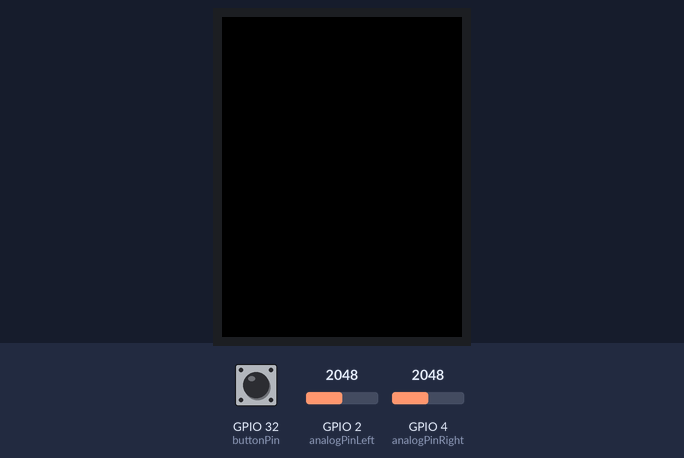
Recording of a sketch running on a simulated ESP32. Parts: 320×240 colour display. The test bench sets the inputs (shaded band); at power-on: GPIO 2 (analogPinLeft) = 2048, GPIO 4 (analogPinRight) = 2048, GPIO 32 (buttonPin) HIGH. Storage starts empty; what the sketch prints to the serial monitor is not drawn.

Above: at 4.5 s.
4.6 s: GPIO 2 (analogPinLeft) set to 2150
At 5.0 s:
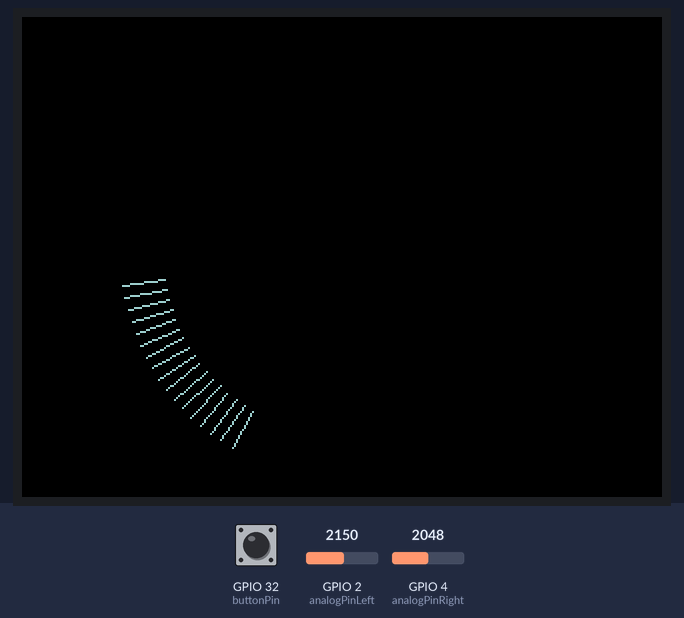
6.1 s: GPIO 4 (analogPinRight) set to 2187
At 7.3 s:
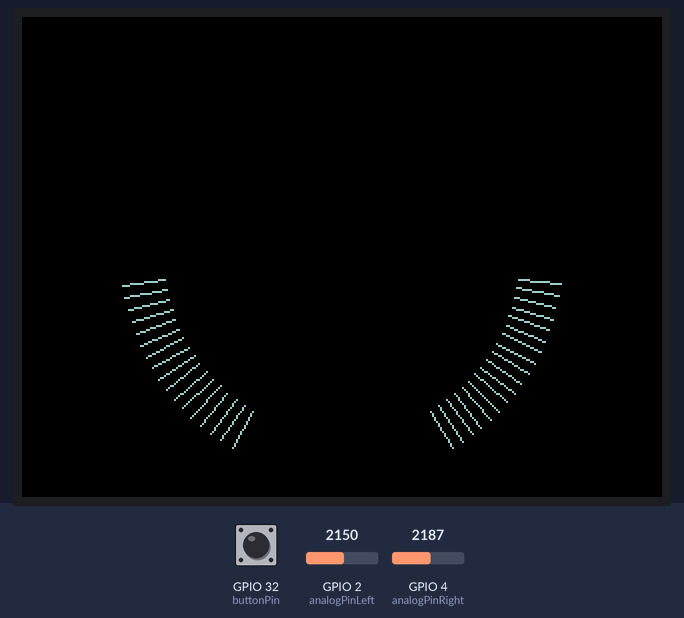
7.6 s: GPIO 4 (analogPinRight) set to 2302
9.1 s: GPIO 32 (buttonPin) pulled LOW for 0.15 s
At 10.4 s:
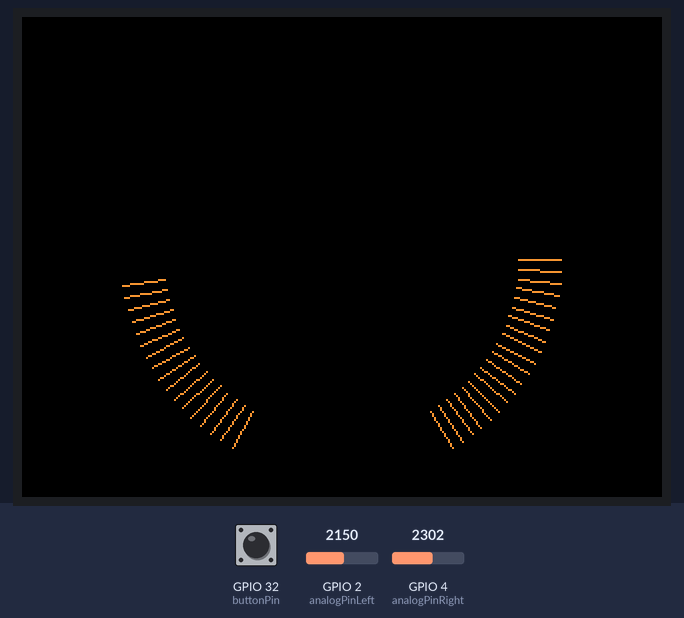
10.7 s: GPIO 2 (analogPinLeft) set to 2262
12.2 s: GPIO 2 (analogPinLeft) set to 2389
At 12.9 s:
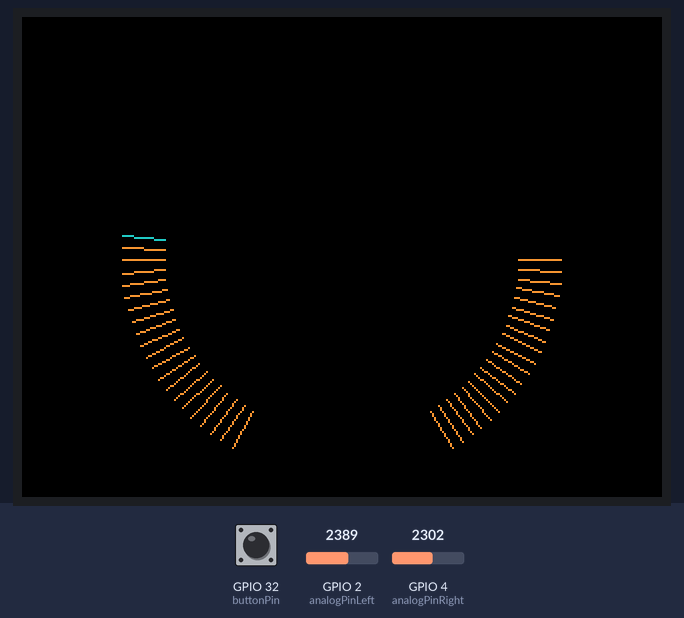
Timing chart, 0 to 14.7 s (numbered marks = the images above; inputs shaded):
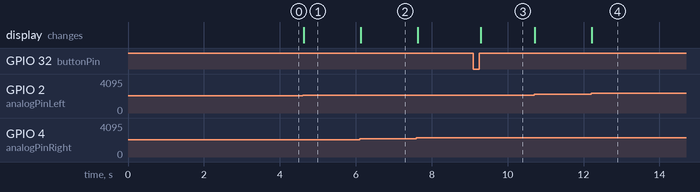

The sketch:

ESP32Vu.ino
```cpp
/*
@Leo Bros Studios
@Alexis Alexopoulos & Tarso Calixto
Code to measure audio analog input and convert to digital values.
Based on ESP32
Using 2 Resistors to create a voltage divider and capturing the entire waveform. Bias point at 1.65V
Reference voltage is 3.3V
Inspired by Thijs de Bont https://fittingmedia.wordpress.com/2013/12/18/arduino-vu-meter/
Adafruit example https://learn.adafruit.com/adafruit-microphone-amplifier-breakout/measuring-sound-levels */

#include "SPI.h"
#include "math.h"
#include "SdFat.h"
#include "Adafruit_GFX.h"
#include "Adafruit_ILI9341.h"

// For the Adafruit screen, these are the pin outlets for Hardware SPI (FAST).
#define TFT_CS     22 //22
#define TFT_DC     21 //21
#define TFT_RST    14 //17

// Define SD card CS pin
#define SD_CS      5     // External SD card reader Chip Select

// Create an instance of the ILI9341 library
Adafruit_ILI9341 tft = Adafruit_ILI9341(TFT_CS, TFT_DC, TFT_RST);

// Define SD
SdFat SD;

//analog input pins
int analogPinLeft = 2;
int analogPinRight = 4;

//Button definitions. Vars will not change
const int buttonPin = 32;     // the number of the pushbutton pin. Const, will not change

//Button definitions. Vars will change
// Variables will change:
volatile int buttonPushCounter = 0;   // counter for the number of button presses
volatile bool changed = false;        //boolean for color switch in loop

//Vars for position of drawing
int xPos = 160;                    //XPos of the needle start
int yPos = 120;                    //YPos of the needle start
int radius = 105;                  //size of the circle
int needlePercent = 105;           // Percentage of the circle for drawing lines. If value == radius then lines will drawn until end of circle
int vuLines = 30;                  //Ammount of lines to draw
int vuLinesVariance = 20;          //Value of hig big to draw lines. Circle end - vulinesvariance. Higer value is longer lines

//Define vars for Left channel
int audioPeakLeft;                 //holds the highest audio peak value for the Left channel
int audioLevelLeft;                //value of analogread for the Left channel, remapped between 0-4095
int vuLevelLeft;                   //logarithmic sum used to draw peak values Left channel
int previousVuLevelLeft;           //Used to calculate falltime Left channel
int LastvuLevelLeft;               //Used to save last value left channel

//Define vars for Right channel
int audioPeakRight;                //holds the highest audio peak value for the Right channel
int audioLevelRight;               //value of analogread for the Right channel, remapped between 0-4095
int vuLevelRight;                  //logarithmic sum used to draw peak values Right channel
int previousVuLevelRight;          //Used to calculate falltime Right channel
int LastvuLevelRight;              //Used to save last value right channel

//Vars for VU scale
int maxVuScaleValue = 58;          //Log bas 10 calculation maximum. value of 58
int minVuScaleValue = 0;           //Scale start at 0

//Part for timings
int vuSmoothDelay = 30;            //ms to measure the peak
long vuSmoothTimer;                //Time between Milis and vuSmoothDelay
long previousVuSmoothTimer;        //New value of Milis after the Milis loop has run
int falltimeLeft = 15;             //fall time threshold
int falltimeRight = 15;            //fall time threshold
int redline = 20;

//Define start and end radian
float gs_radLeft=3.665;            //start radian 210 degrees for left channel
float ge_radLeft=5.325;            //end radian 300 degrees for left channel
float gs_radRight=2.617;           //start radian 150 degrees for right channel
float ge_radRight=1.047;           //end radian 60 degrees for right channel

//Voltage divider
int minADC = 1900;                 //ingore readings above 1900 and belove 2150 (noise)
int maxADC = 2150;                 //ingore readings above 1900 and belove 2150 (noise)

//Default values
int valLeft = 0;                   //analogRead left channel
int valRight = 0;                  //analogRead right channel
int ValLeftMax = 0;                //used for diagnostics
int ValLeftMin = 4096;             //used for diagnostics
int ValRightMax = 0;               //used for diagnostics
int ValRightMin = 4096;            //used for diagnostics

//Debounce Interrupt
long debouncing_time = 200;         //Debouncing Time in Milliseconds for butten
volatile unsigned long last_micros; //Dbouncing time for buttong

//Color definitions
#define BLACK    0x0000
#define BLUE     0x001F
#define RED      0xF800
#define GREEN    0x07E0
#define CYAN     0x07FF
#define MAGENTA  0xF81F
#define YELLOW   0xFFE0
#define WHITE    0xFFFF
#define LIGHTBLUE 0x9E79
#define LIGHTRED 0xD801
#define LIGHTORANGE 0xF4A6
#define TEAL 0x2658

//TFT buffer pixel
#define BUFFPIXEL 20

//Diagnostics
//#define debug

void setup(){
  Serial.begin(115200);
  Serial.println();
  tft.begin();                    //Init TFT screen
  tft.setRotation(3);
  delay(100);

// Initialize the SD card reader
if (!SD.begin(SD_CS, SD_SCK_MHZ(25))) {
  tft.fillScreen(ILI9341_BLACK);  //Set background to black
  tft.setTextColor(RED, BLACK);
  tft.setCursor(110, 120);
  tft.setTextSize(2);
  tft.print("SD FAILED");
  Serial.println("SD card initialization failed!");
  //while (true);  // Halt the program if SD card initialization fails
}
else{
  //show boot image
  bootImg();
}


//define pinmode
pinMode(analogPinLeft, INPUT);
pinMode(analogPinRight, INPUT);
//Interrupt////////////////////////////////////////////////////////////////
pinMode(buttonPin, INPUT_PULLUP);
attachInterrupt(digitalPinToInterrupt(buttonPin),changeColor,RISING);
delay(100);
///////////////////////////////////////////////////////////////////////////////
}

void loop(){
//part to run if interrupt is triggered
  if (changed){
      changed = false;
      buttonPushCounter++;
      buttonPushCounter = buttonPushCounter % 2;
  //Reset values
      audioPeakLeft = 0;                    //Reset audio peak meter
      audioPeakRight = 0;                   //Reset audio peak meter
      previousVuSmoothTimer = millis();     //Reset smoothing timer
      if (buttonPushCounter == 0){
        displayBMP("VU_Blue.bmp");
      }
      if (buttonPushCounter == 1){
        displayBMP("VU_Amber.bmp");
      }
  }
//part for the VU meter readings and drawing on the screen
  else{
    valLeft = analogRead(analogPinLeft);
    valRight = analogRead(analogPinRight);
    GetAudioPeakLeft(valLeft);                //captures audiopeak value for Left channel
    GetAudioPeakRight(valRight);              //captures audiopeak value for Right channel

    #ifdef debug
    //Start Diagnostic - Store lowest and highest value Left #################################
    if (valLeft > ValLeftMax)
    {
      ValLeftMax = valLeft;
      tft.setTextColor(ILI9341_BLACK, ILI9341_WHITE);
      //screen.setFont(u8g2_font_profont11_mf); //7 pixels
      tft.setCursor(100, 100);
      tft.setTextSize(2);
      tft.print(ValLeftMax);          //audiopeak log10 *62
    }

    if (valLeft < ValLeftMin)
    {
      ValLeftMin = valLeft;
      tft.setTextColor(ILI9341_BLACK, ILI9341_WHITE);
      //screen.setFont(u8g2_font_profont11_mf); //7 pixels
      tft.setCursor(100, 150);
      tft.setTextSize(2);
      tft.print(ValLeftMin);          //audiopeak log10 *62
    }

    //Store lowest and highest value Right
    if (valRight > ValRightMax)
    {
      ValRightMax = valRight;
      tft.setTextColor(ILI9341_BLACK, ILI9341_WHITE);
      //screen.setFont(u8g2_font_profont11_mf); //7 pixels
      tft.setCursor(200, 100);
      tft.setTextSize(2);
      tft.print(ValRightMax);          //audiopeak log10 *62
    }


    if (valRight < ValRightMin)
    {
      ValRightMin = valRight;
      tft.setTextColor(ILI9341_BLACK, ILI9341_WHITE);
      //screen.setFont(u8g2_font_profont11_mf); //7 pixels
      tft.setCursor(200, 150);
      tft.setTextSize(2);
      tft.print(ValRightMin);          //audiopeak log10 *62
    }
    //End Diagnostics ############################################################
#endif

    //Milis funtion for saving highest audiopeak in var ms. millis is current time ,previousVuSmoothTimer is the last time when the script block ran.
      //Part for the left channel
      vuSmoothTimer = millis() - previousVuSmoothTimer; //Check if the detection time has passed.
      if(vuSmoothTimer > vuSmoothDelay ) { //if the ms var exceeded
        vuLevelLeft = (log10(audioPeakLeft)*16); //Convert the audioPeak to logarithmic and set the VU scale for the Left channel. log10x2048 = ~ 3.3
        if (vuLevelLeft < previousVuLevelLeft ) {
          vuLevelLeft = previousVuLevelLeft - falltimeLeft;    //falltime for natural needle fall
          if (vuLevelLeft < 0){
            vuLevelLeft = 0;
          }
        }
    //Part for the right channel
        vuLevelRight = (log10(audioPeakRight)*16); //Convert the audioPeak to logarithmic and set the VU scale for the right channel. log10x2048 = ~ 3.3
        if (vuLevelRight < previousVuLevelRight ) {
          vuLevelRight = previousVuLevelRight - falltimeRight;    //falltime for natural needle fall
          if (vuLevelRight < 0){
            vuLevelRight = 0;
          }
        }
    //Writing values to the screen
    //Left channel
        DrawPartialgauge(xPos,yPos,radius,needlePercent,vuLevelLeft,minVuScaleValue,maxVuScaleValue,gs_radLeft,ge_radLeft,vuLinesVariance,vuLines);
        LastvuLevelLeft = vuLevelLeft;

    //Right channel
        DrawPartialgauge(xPos,yPos,radius,needlePercent,vuLevelRight,minVuScaleValue,maxVuScaleValue,gs_radRight,ge_radRight,vuLinesVariance,vuLines);
        LastvuLevelRight = vuLevelRight;

    //Reset values
        previousVuLevelLeft = vuLevelLeft;        //set new vuLevel for Left channel
        previousVuLevelRight = vuLevelRight;        //set new vuLevel for Left channel
        audioPeakLeft = 0;                     //Reset audio peak meter after threshold ms have past
        audioPeakRight = 0;                     //Reset audio peak meter after threshold ms have past
        previousVuSmoothTimer = millis(); //Reset smoothing timer. Set to current time for calculation
      }
  }
}

//Function to measure input on Analog port
void GetAudioPeakLeft(int channel){
    audioLevelLeft = channel; //Read audio input
  //Part to map values. mapped 0 should not be in the first and last if. in this case zero is between 2000 and 3000
  if(audioLevelLeft < minADC){ //Audio is biased on 1.65 volts (half Vcc) by voltage divider. with no input analogread value ~ 2048
      audioLevelLeft = map(audioLevelLeft,0,2048,2048,0); //Convert downgoing signal to positive values.
  }
  //Convert upgoing signal to the same range as the downgoing signal.
  else if(audioLevelLeft >= maxADC && audioLevelLeft <= 4095){
    audioLevelLeft = map(audioLevelLeft,2048,4095,0,2048);
  }
  //Overload protection
  else if (audioLevelLeft > 4095){
    audioLevelLeft = 4095;
  }
  else { //for detection the highest value within the detection time.
    audioLevelLeft = 0;
  }
  if(audioLevelLeft > audioPeakLeft) {
    audioPeakLeft = audioLevelLeft; //Save the highest measured value to variable
  }
}

//Function to measure input on Analog port
void GetAudioPeakRight(int channel){
    audioLevelRight = channel; //Read audio input
  //Part to map values. mapped 0 should not be in the first and last if. in this case zero is between 2000 and 3000
  if(audioLevelRight < minADC) { //Audio is biased on 1.65 volts (half Vcc) by voltage divider. with no input analogread value ~ 2048
    audioLevelRight = map(audioLevelRight,0,2048,2048,0); //Convert downgoing signal to positive values.
  }
  else if(audioLevelRight >= maxADC && audioLevelRight <= 4095){ //Convert upgoing signal to the same range as the downgoing signal.
    audioLevelRight = map(audioLevelRight,2048,4095,0,2048);
  }
  //Overload protection
  else if (audioLevelRight > 4095){
    audioLevelRight = 4095;
  }
  else { //for detection the highest value within the detection time.
    audioLevelRight = 0;
  }
  if(audioLevelRight > audioPeakRight) {
    audioPeakRight = audioLevelRight; //Save the highest measured value to variable
  }
}

/*Function DrawPartialgauge
1 = byte X center position
2 = byte Y center position
3 = byte radius of the gauge
4 = byte needle percentage
5 = int v is the input value
6 = int minimum value
7 = int maximum value
8 = float start radinats
9 = float end radinats
10 = variance for the ring size, lengt of lines
11 = int lines for the ammount of lines (for lines/value calculation)
*/
void DrawPartialgauge(int x, int y, int r, int p, int v, int minVal, int maxVal, float s_rad, float e_rad, int variance, int lines) {
  int units = (maxVal - minVal);
  int rv;
  float factor =  ((float)(lines) / (units));
  float value = (factor * (v));
  float maxValue = (factor * (maxVal));
  float minValue = (factor * (minVal));
  int startx;
  int starty;
  int endx;
  int endy;
  int startxClear;
  int startyClear;
  int endxClear;
  int endyClear;
//Draw until red line
    for (int a= 0; a < maxVuScaleValue; a++) {
    //do the math
      rv = r-variance;
      int * array1 = calculateRing(x,y,rv,p,a,minValue,maxValue,s_rad,e_rad);
      startx = array1[0];
      starty = array1[1];
      rv = r;
      int * array2 = calculateRing(x,y,rv,p,a,minValue,maxValue,s_rad,e_rad);
      endx = array2[0];
      endy = array2[1];
    //drawing logic
      if (a >= value ){
          tft.drawLine(startx,starty,endx,endy, BLACK);
      }
      else if (a < redline){
        switch (buttonPushCounter){
          case 0:
            tft.drawLine(startx,starty,endx,endy, LIGHTBLUE);
            break;
          case 1:
            tft.drawLine(startx,starty,endx,endy, LIGHTORANGE);
        break;
        }
      }
      else{
        switch (buttonPushCounter)
          {
          case 0:
            tft.drawLine(startx,starty,endx,endy, RED);
            break;
          case 1:
            tft.drawLine(startx,starty,endx,endy, TEAL);
        break;
        }
      }
    }
}

/*Function calculate coordinates
1 = byte X center position
2 = byte Y center position
3 = byte radius of the gauge
4 = byte needle percentage
5 = int c is the input value
6 = int minimum value
7 = int maximum value
8 = float start radinats
9 = float end radinats
*/
//Function to calculate the enpoint x,y values
  int * calculateRing(int x, byte y, byte r, byte p, int v, int minVal, int maxVal, float s_rad, float e_rad) {
    int n=(r/100.00)*p; // calculate needle percent lenght
    float i=((v-minVal)*(e_rad-s_rad)/(maxVal-minVal)+s_rad);
    int xp = x+(sin(i) * n);
    int yp = y-(cos(i) * n);
    //TODO return xp en yp
    static int arr1[2];
    arr1[0] = xp;
    arr1[1] = yp;
    return arr1;
  }

void bootImg(){
  //showing splash screen
  displayBMP("UP_Blue.bmp");
  delay(3000);
  //Show VU screen
  displayBMP("VU_Blue.bmp");
}

void changeColor(){
  if((long)(micros() - last_micros) >= debouncing_time * 1000) {
      changed = true;
      last_micros = micros();
  }
}

void displayBMP(const char* filename) {
    File bmpFile = SD.open(filename);
    if (!bmpFile) {
        Serial.println("Error opening BMP file!");
        return;
    }

    // Skip BMP header (54 bytes)
    bmpFile.seek(54);

    uint16_t pixel;
    uint8_t b, g, r;

    for (int y = tft.height() - 1; y >= 0; y--) {
        for (int x = 0; x < tft.width(); x++) {
            b = bmpFile.read();
            g = bmpFile.read();
            r = bmpFile.read();

            // Convert color to 16-bit pixel
            pixel = tft.color565(r, g, b);

            tft.drawPixel(x, y, pixel);
        }
    }

    bmpFile.close();
}
```

Measured:
- the behaviour switches between 2149 and 2150 on GPIO 2 (analogPinLeft) (found by bisection; images 0 and 1)
- the behaviour switches between 2321 and 2322 on GPIO 2 (analogPinLeft) (found by bisection; images 3 and 4)
- after the input at 4.6 s, the display: changes at once (image 1)
- after the input at 6.1 s, the display: changes at once (image 2)
- after the input at 9.1 s, the display: changes after 0.19 s (image 3)
- after the input at 12.2 s, the display: changes at once (image 4)
